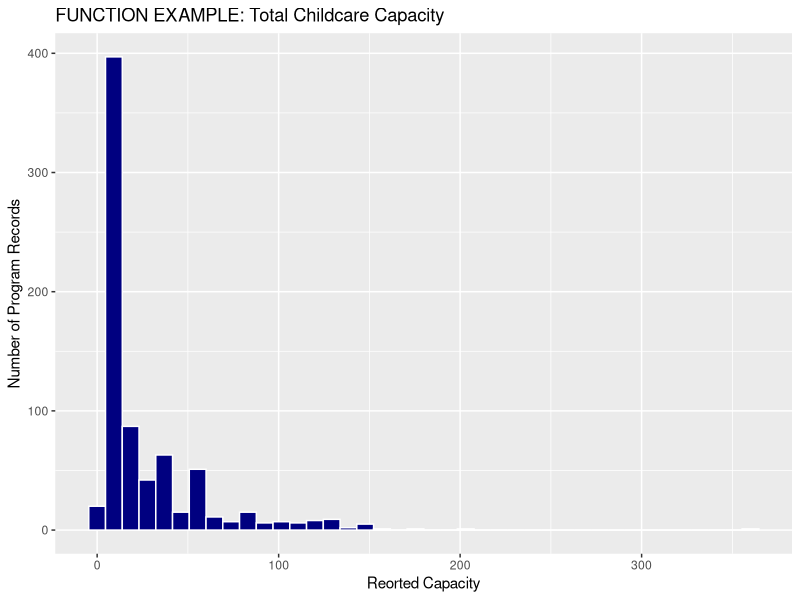
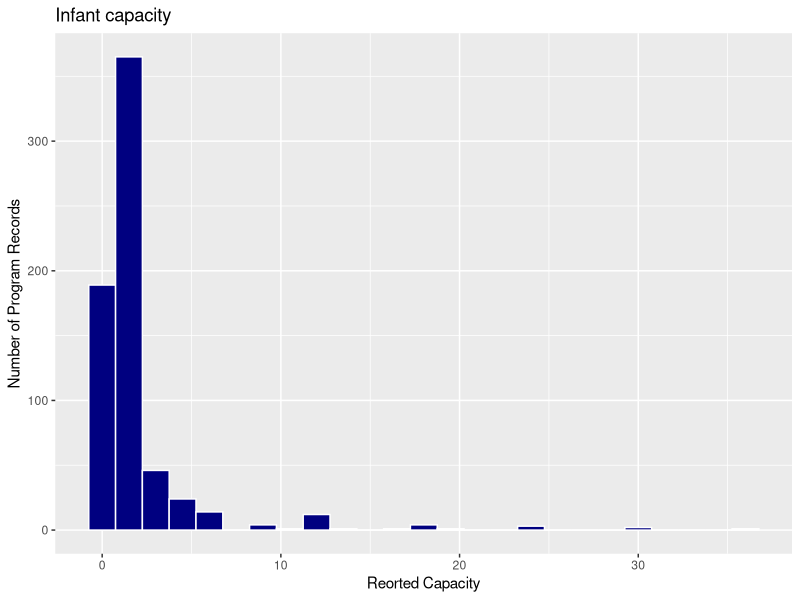
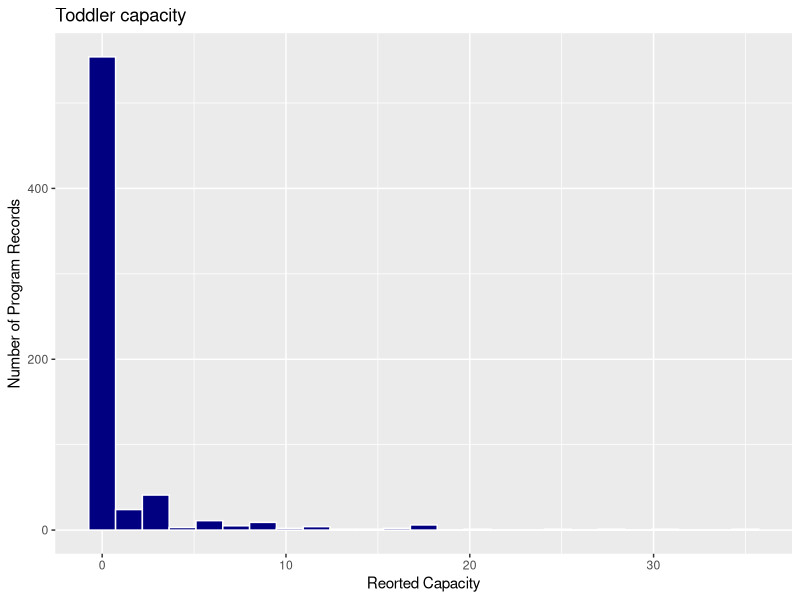
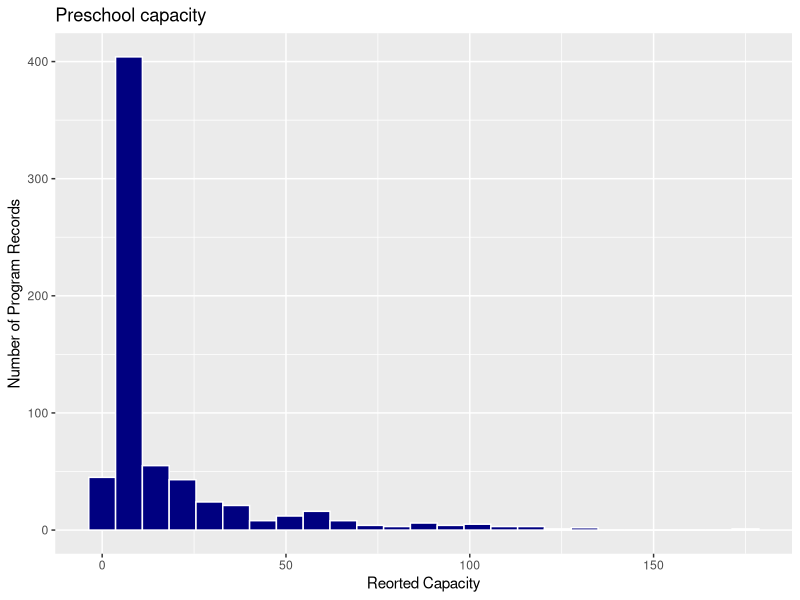
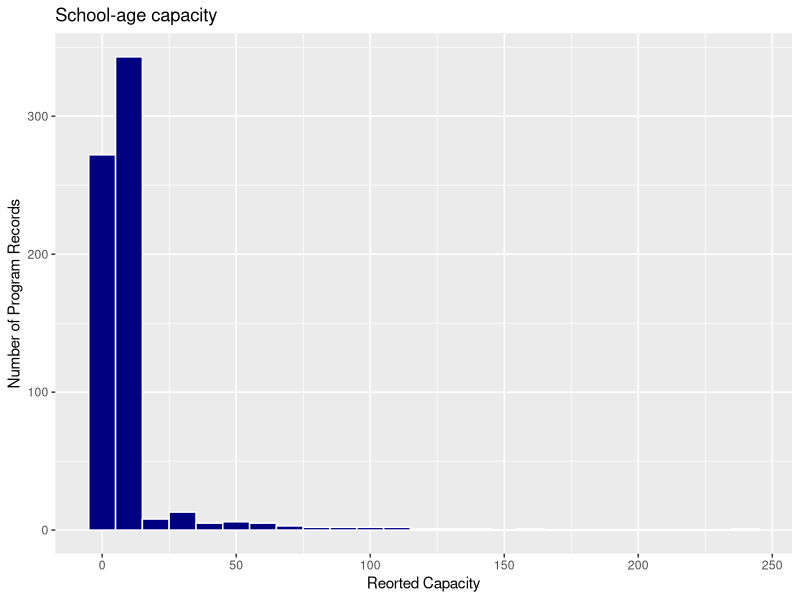
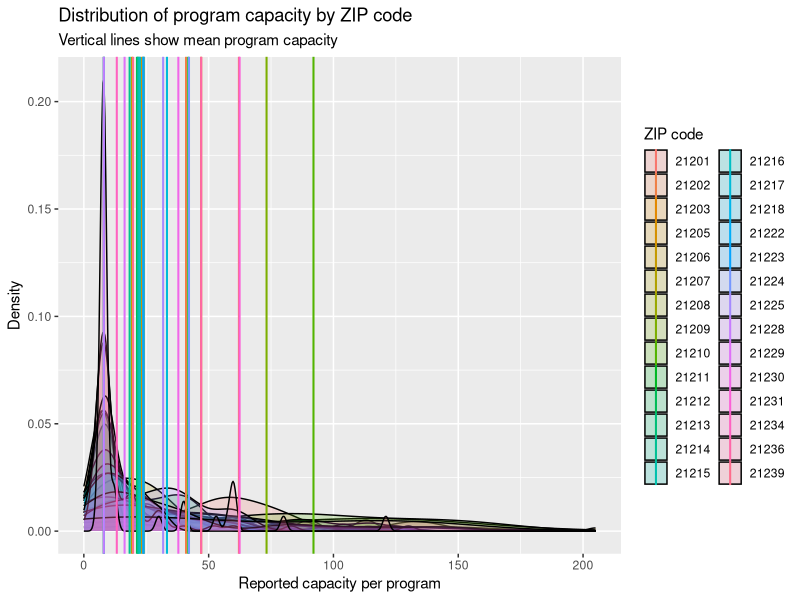
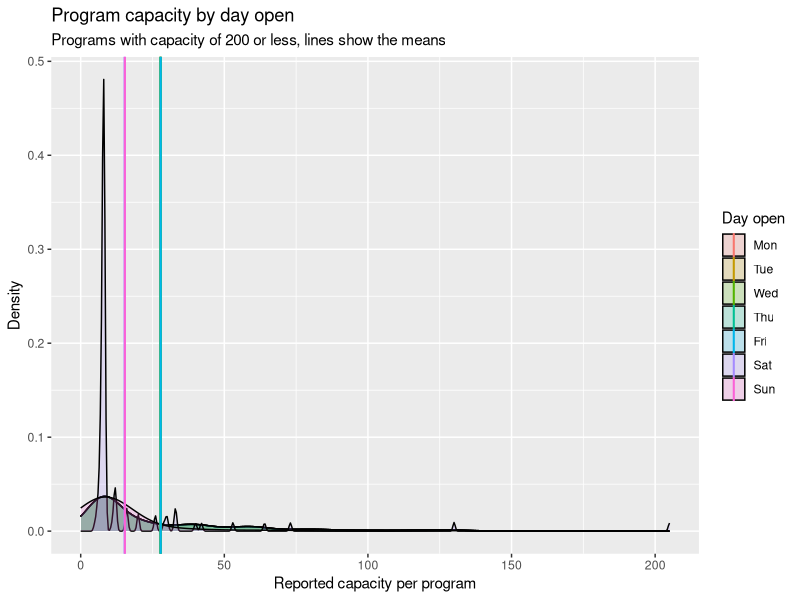
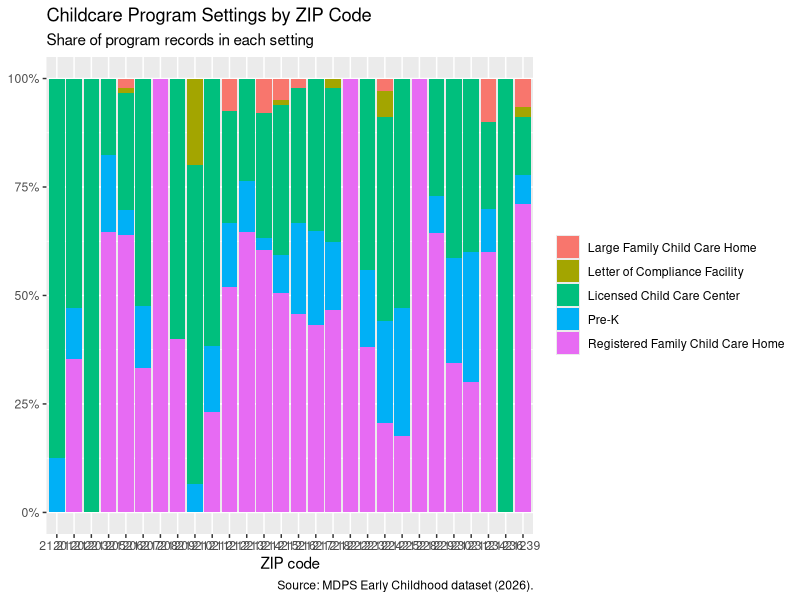

Reproduce these figures in R, in order.
## ---- chunk 1
#| label: setup

library(ggplot2)
library(dplyr)

## ---- chunk 2
#| label: import-data

childcare_eda <- read.csv("../data/MDPS Early Childhood Dev.csv",
  stringsAsFactors = FALSE
) |>
  filter(
    !is.na(address),
    address != ""
  )
## ---- chunk 3
#| label: inspect-data

# chunk option results='hide', results to long. 

dim(childcare_eda)
names(childcare_eda)
summary(childcare_eda)
## ---- chunk 4
#| label: Summary_1

childcare_eda |> 
  dplyr::count(gen_program_setting_detail, sort = TRUE)
## ---- chunk 5
#| label: Summary_2

childcare_eda |> 
  dplyr::count(zipcode, sort = TRUE)
## ---- chunk 6
#| label: Histogram_Function

capacity_histogram <- function(variable, bins = 40){ 
  ggplot(childcare_eda, aes(x = {{ variable }}))+
    geom_histogram(
      bins = bins, fill = "navy", color = "white"
    ) + 
    labs(
      x = "Reorted Capacity", y = "Number of Program Records"
    )
}

capacity_histogram(total_capacity_1) + 
  labs(title = "FUNCTION EXAMPLE: Total Childcare Capacity")
## ---- chunk 7
#| label: infant-capacity-histogram

childcare_eda$Infant.Capacity.. <- as.numeric(
  as.character(childcare_eda$Infant.Capacity..)) 
capacity_histogram(Infant.Capacity.., bins = 25) +
  labs(title = "Infant capacity")

capacity_histogram(Center.Toddler.Capacity, bins = 25) +
  labs(title = "Toddler capacity")

capacity_histogram(Preschool.Capacity, bins = 25) +
  labs(title = "Preschool capacity")

capacity_histogram(School.Age..capacity..., bins = 25) +
  labs(title = "School-age capacity")
## ---- chunk 8
#| label: Density_Zip-capacity

# https://umbc-viz.github.io/ges778/extras/summarizing.html

programs_zip <- childcare_eda |> 
  dplyr::filter(
    zipcode %in% c(zipcode),
    !is.na(total_capacity_1),
    total_capacity_1 <= 300
  ) |>
  dplyr::mutate(zipcode = as.character(zipcode)
  )

zip_avg <- programs_zip |>
  dplyr::group_by(zipcode) |>
  dplyr::summarise(capacity_mean = mean(total_capacity_1)
  )

zip_avg
## ---- chunk 9
#| label: Density_Zip-capacity_chart

ggplot(
  programs_zip,
  aes(x = total_capacity_1, fill = zipcode)
) + 
  geom_density(alpha = 0.2)+
  geom_vline(
    aes(xintercept = capacity_mean, color = zipcode),
    data = zip_avg,
    linewidth = 0.7
  ) + 
  labs(
    title = "Distribution of program capacity by ZIP code",
    subtitle = "Vertical lines show mean program capacity",
    x = "Reported capacity per program",
    y = "Density",
    fill = "ZIP code",
    color = "ZIP code"
  )
## ---- chunk 10
#| label: Capcity_Days-Open

program_day <- childcare_eda |>
  dplyr::filter(
    !is.na(total_capacity_1),
    total_capacity_1 <= 300
  ) |>
  tidyr::pivot_longer(
    cols = c(
      
      Monday.Open,
      Tuesday.Open,
      Wednesday.Open,
      Thursday.Open,
      Friday.Open,
      Saturday.Open,
      Sunday.Open
    ),
    names_to = "day",
    values_to = "open"
  ) |>
  dplyr::filter(open == "Yes") |>
  dplyr::mutate(
    day = factor(
      day,
      levels = c(
        "Monday.Open",
        "Tuesday.Open",
        "Wednesday.Open",
        "Thursday.Open",
        "Friday.Open",
        "Saturday.Open",
        "Sunday.Open"
      ),
      labels = c(
        "Mon",
        "Tue",
        "Wed",
        "Thu",
        "Fri",
        "Sat",
        "Sun"
      )
    )
  )

program_day_avg <- program_day |>
  dplyr::group_by(day) |>
  dplyr::summarise(
    capacity_mean = mean(total_capacity_1)
  )

program_day_avg
## ---- chunk 11
#| label: Capcity_Days-Open_Chart

ggplot(
  program_day,
  aes(x = total_capacity_1, fill = day)
) +
  geom_density(alpha = 0.2) +
  geom_vline(
    aes(xintercept = capacity_mean, color = day),
    data = program_day_avg,
    linewidth = 0.7
  ) +
  labs(
    title = "Program capacity by day open",
    subtitle = "Programs with capacity of 200 or less, lines show the means",
    x = "Reported capacity per program",
    y = "Density",
    fill = "Day open",
    color = "Day open"
  )
## ---- chunk 12
#| label: program-setting-share-chart
#| fig-width: 10
#| fig-height: 7

program_setting_chart <- childcare_eda |>
  filter(!is.na(zipcode)) |>
  ggplot(
    aes(
      x = factor(zipcode),
      fill = gen_program_setting_detail
    )
  ) +
  geom_bar(position = "fill")

program_setting_chart +
  scale_y_continuous(labels = scales::percent) +
  labs(
    x = "ZIP code",
    y = NULL,
    fill = NULL,
    title = "Childcare Program Settings by ZIP Code",
    subtitle = "Share of program records in each setting",
    caption = "Source: MDPS Early Childhood dataset (2026)."
  )
